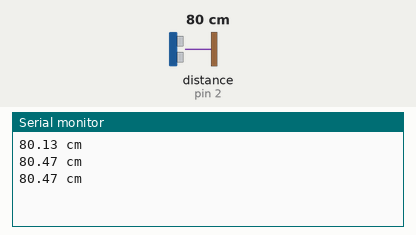
A sketch run on a simulated Arduino Uno, built with avr-gcc and run on an emulated ATmega328P. Shown: the last lines printed to the serial monitor. Wiring (inferred from the names in the program): ultrasonic range finder: trigger pin 3; echo pin 2. Inputs (shaded band) come from the test bench; at power-on: distance to the obstacle (sensor on pin 2) 80 cm. The echo pulse lasts 58.3 µs per cm.

Above: at 1.3 s.
1.4 s: distance to the obstacle (sensor on pin 2) set to 2 cm
At 1.9 s:
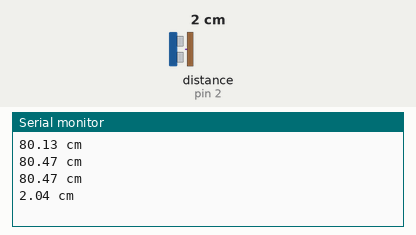
2.9 s: distance to the obstacle (sensor on pin 2) set to 4 cm
At 3.4 s:
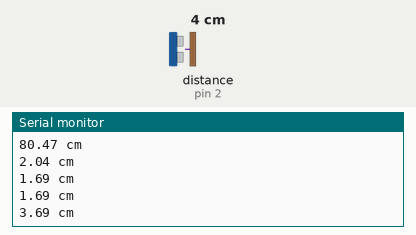
Timing chart, 0 to 5.9 s (numbered marks = the images above; inputs shaded):
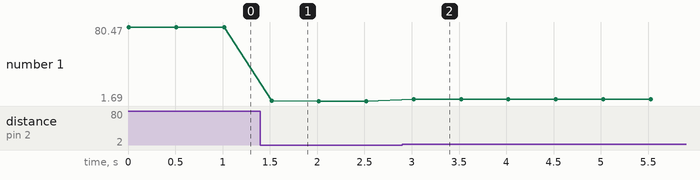

The sketch:

ultrasonic_sensor_demo.ino
```cpp
/*
 * 超音波距離センサーのデモ
 * - 温度考慮
 */

#define ECHO_PIN 2
#define TRIG_PIN 3

const float temp = 22.4; // 気温

void setup() {
  Serial.begin(9600);
  pinMode(ECHO_PIN,INPUT);
  pinMode(TRIG_PIN,OUTPUT);
}

void loop() {
  // 超音波の出力終了
  digitalWrite(TRIG_PIN, LOW);
  delayMicroseconds(1);
  // 超音波を出力
  digitalWrite(TRIG_PIN, HIGH);
  delayMicroseconds(11);
  // 超音波を出力終了
  digitalWrite(TRIG_PIN, LOW);

  // 出力した超音波が返って来る時間を計測
  int t = pulseIn(ECHO_PIN, HIGH);

  // マイナス値を省く
  if (t > 0) {
    // 計測した時間と音速(気温を考慮)から反射物までの距離を計算
    float v = (331.5 + 0.6 * temp) / 10000; // 音速
    float distance = v * (t / 2); // 距離

    // 計算結果をシリアル通信で出力
    Serial.print(distance);
    Serial.println(" cm");
  }

  delay(500);
}
```

Measured:
- after the input at 1.4 s, the serial monitor: prints a new line after 0.12 s (image 1)
- after the input at 2.9 s, the serial monitor: prints a new line after 0.12 s (image 2)
- plotted number 1: 80.47 → 1.69 after the input at 1.4 s, 1.69 → 3.69 after the input at 2.9 s
